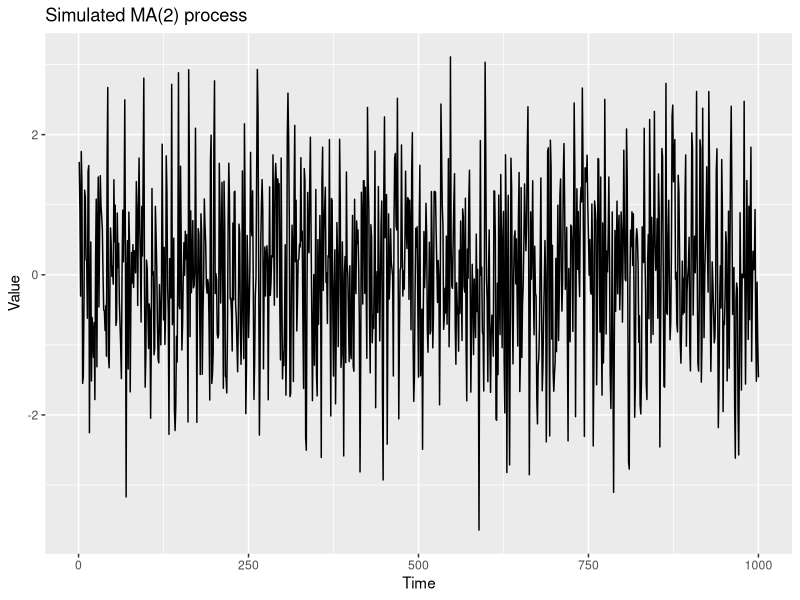

Recreate this plot in R.

## =====================================================
## 1. Prepare environment & set working directory
## =====================================================

library(ggplot2)

# Set working directory (optional for RStudio users)
if (requireNamespace("rstudioapi", quietly = TRUE) && rstudioapi::isAvailable()) {
  setwd(dirname(rstudioapi::getActiveDocumentContext()$path))
}

## =====================================================
## 2. Define function to simulate an MA(2) process
## =====================================================

simulate_ma2 <- function(n, theta1, theta2, sigma) {
  eps <- rnorm(n + 2, sd = sigma)
  x   <- numeric(n)
  for (i in 1:n) {
    x[i] <- eps[i + 2] + theta1 * eps[i + 1] + theta2 * eps[i]
  }
  x
}

## =====================================================
## 3. Simulate MA(2) series
## =====================================================

set.seed(123)  # For reproducibility

n      <- 1000  # Length of the time series
theta1 <- 0.5   # First MA parameter
theta2 <- -0.3  # Second MA parameter
sigma  <- 1     # Standard deviation of the noise

ma2_data <- simulate_ma2(n, theta1, theta2, sigma)

df_ma2 <- data.frame(
  time  = 1:n,
  value = ma2_data
)

## =====================================================
## 4. Plot and save the simulated MA(2) series
## =====================================================

p_ma2 <- ggplot(df_ma2, aes(x = time, y = value)) +
  geom_line() +
  labs(title = "Simulated MA(2) process", x = "Time", y = "Value")

ggsave("simulated-ma2.png", plot = p_ma2, width = 6, height = 4, dpi = 300)
